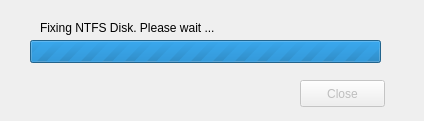
<?xml version="1.0" encoding="UTF-8"?>
<ui version="4.0">
 <class>NtfsFix</class>
 <widget class="QDialog" name="NtfsFix">
  <property name="geometry">
   <rect>
    <x>0</x>
    <y>0</y>
    <width>424</width>
    <height>121</height>
   </rect>
  </property>
  <property name="windowTitle">
   <string>Repairing NTFS</string>
  </property>
  <widget class="QPushButton" name="btnClose">
   <property name="enabled">
    <bool>false</bool>
   </property>
   <property name="geometry">
    <rect>
     <x>300</x>
     <y>80</y>
     <width>85</width>
     <height>27</height>
    </rect>
   </property>
   <property name="text">
    <string>Close</string>
   </property>
  </widget>
  <widget class="QLabel" name="lblStatus">
   <property name="geometry">
    <rect>
     <x>40</x>
     <y>20</y>
     <width>221</width>
     <height>16</height>
    </rect>
   </property>
   <property name="text">
    <string>Fixing NTFS Disk. Please wait ...</string>
   </property>
  </widget>
  <widget class="QProgressBar" name="importProgress">
   <property name="geometry">
    <rect>
     <x>30</x>
     <y>40</y>
     <width>351</width>
     <height>23</height>
    </rect>
   </property>
   <property name="maximum">
    <number>0</number>
   </property>
   <property name="value">
    <number>-1</number>
   </property>
  </widget>
 </widget>
 <resources/>
 <connections/>
</ui>
